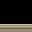

This game map was drawn from its Tiled (.tmx) file and the tilesets committed beside it. A one-line description and the full map source follow:
An orthogonal 1x1 tile map with 32x32 px tiles, 1 tile layer (Assembly), 3 tilesets.

<map version="1.10" orientation="orthogonal" renderorder="right-down" width="1" height="1" tilewidth="32" tileheight="32" infinite="0" nextlayerid="2" nextobjectid="1">
  <tileset firstgid="1" source="../floors.tsx" />
  <tileset firstgid="321" source="../walls.tsx" />
  <tileset firstgid="961" source="../architecture.tsx" />
  <layer id="1" name="Assembly" width="1" height="1">
    <data encoding="csv">
1929
</data>
  </layer>
</map>
